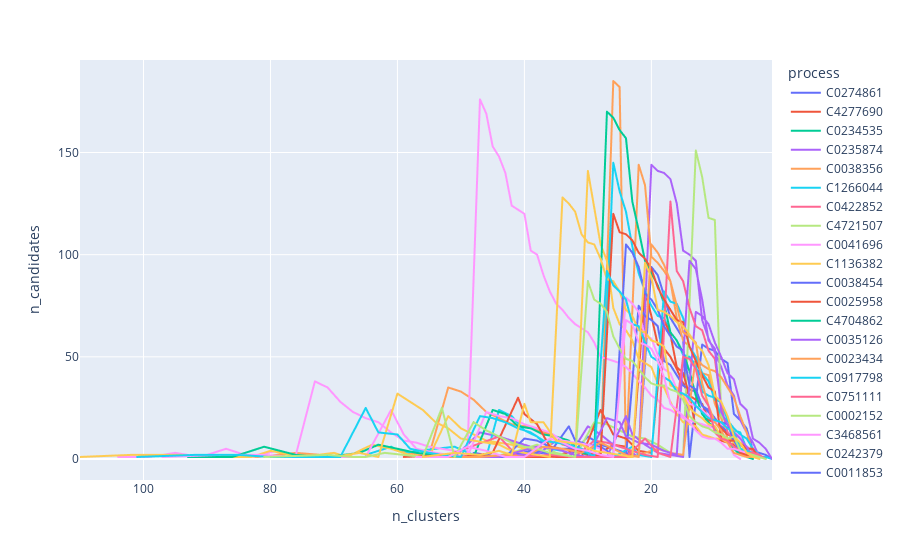

The notebook cell saved with this chart:
### Code cell
import plotly.express as px
fig = px.line(cluster_analysis, x="n_clusters", y="n_candidates", color="process")
fig.update_layout(xaxis = dict(autorange = 'reversed'))
fig.show()

### Figure 1 — Plotly figure (JSON) as saved in the notebook; plotly's stock layout.template omitted (floating-point values rounded to 4 significant figures)
{"data": [{"hovertemplate": "process=C0274861<br>n_clusters=%{x}<br>n_candidates=%{y}<extra></extra>", "legendgroup": "C0274861", "line": {"color": "#636efa", "dash": "solid"}, "marker": {"symbol": "circle"}, "mode": "lines", "name": "C0274861", "showlegend": true, "type": "scattergl", "x": [48, 44, 42, 37, 33, 30, 28, 26, 24, 22, 20, 19, 18, 17, 16, 15, 14, 12, 11, 10, 9, 8, 7, 6, 5, 4, 3, 2, 1], "xaxis": "x", "y": [3, 1, 2, 3, 1, 11, 7, 5, 3, 1, 94, 90, 80, 69, 64, 59, 1, 56, 54, 53, 49, 47, 22, 19, 15, 4, 3, 2, 0], "yaxis": "y"}, {"hovertemplate": "process=C4277690<br>n_clusters=%{x}<br>n_candidates=%{y}<extra></extra>", "legendgroup": "C4277690", "line": {"color": "#EF553B", "dash": "solid"}, "marker": {"symbol": "circle"}, "mode": "lines", "name": "C4277690", "showlegend": true, "type": "scattergl", "x": [47, 44, 40, 36, 32, 29, 26, 24, 23, 21, 20, 19, 18, 17, 16, 15, 14, 13, 12, 11, 10, 9, 8, 7, 6, 5, 4, 3], "xaxis": "x", "y": [1, 1, 1, 1, 4, 1, 7, 6, 1, 83, 70, 56, 54, 50, 44, 37, 31, 15, 12, 11, 10, 9, 8, 7, 3, 2, 1, 0], "yaxis": "y"}, {"hovertemplate": "process=C0234535<br>n_clusters=%{x}<br>n_candidates=%{y}<extra></extra>", "legendgroup": "C0234535", "line": {"color": "#00cc96", "dash": "solid"}, "marker": {"symbol": "circle"}, "mode": "lines", "name": "C0234535", "showlegend": true, "type": "scattergl", "x": [81, 71, 67, 65, 62, 59, 56, 53, 51, 48, 46, 44, 42, 40, 38, 36, 34, 32, 30, 29, 28, 27, 26, 25, 24, 23, 22, 21, 20, 19, 18, 17, 16, 15, 14, 13, 12, 11, 10, 9, 8, 7, 6, 5, 4, 3, 2], "xaxis": "x", "y": [1, 2, 1, 1, 3, 2, 1, 25, 1, 18, 14, 11, 8, 6, 5, 3, 2, 1, 87, 78, 76, 72, 60, 54, 49, 48, 44, 40, 37, 36, 36, 34, 33, 29, 21, 18, 16, 15, 13, 12, 10, 11, 4, 3, 2, 1, 0], "yaxis": "y"}, {"hovertemplate": "process=C0235874<br>n_clusters=%{x}<br>n_candidates=%{y}<extra></extra>", "legendgroup": "C0235874", "line": {"color": "#ab63fa", "dash": "solid"}, "marker": {"symbol": "circle"}, "mode": "lines", "name": "C0235874", "showlegend": true, "type": "scattergl", "x": [56, 51, 47, 44, 41, 39, 36, 33, 30, 28, 26, 24, 22, 20, 19, 18, 17, 16, 15, 14, 13, 12, 11, 10, 9, 8, 7, 6, 5, 4, 3, 2], "xaxis": "x", "y": [2, 1, 13, 11, 8, 6, 2, 1, 16, 12, 7, 5, 1, 144, 141, 140, 137, 125, 102, 100, 97, 68, 59, 52, 45, 36, 31, 19, 13, 8, 1, 0], "yaxis": "y"}, {"hovertemplate": "process=C0038356<br>n_clusters=%{x}<br>n_candidates=%{y}<extra></extra>", "legendgroup": "C0038356", "line": {"color": "#FFA15A", "dash": "solid"}, "marker": {"symbol": "circle"}, "mode": "lines", "name": "C0038356", "showlegend": true, "type": "scattergl", "x": [88, 82, 76, 72, 68, 64, 61, 58, 55, 52, 50, 48, 46, 44, 42, 40, 38, 36, 34, 32, 30, 28, 26, 25, 24, 22, 21, 20, 19, 18, 17, 16, 15, 14, 13, 12, 11, 10, 9, 8, 7, 6, 5, 4, 3, 2], "xaxis": "x", "y": [2, 1, 3, 2, 1, 7, 5, 3, 2, 35, 33, 29, 23, 20, 17, 16, 14, 12, 7, 6, 4, 2, 185, 182, 1, 144, 134, 99, 96, 92, 87, 69, 58, 55, 50, 42, 41, 27, 20, 10, 9, 7, 4, 2, 1, 0], "yaxis": "y"}, {"hovertemplate": "process=C1266044<br>n_clusters=%{x}<br>n_candidates=%{y}<extra></extra>", "legendgroup": "C1266044", "line": {"color": "#19d3f3", "dash": "solid"}, "marker": {"symbol": "circle"}, "mode": "lines", "name": "C1266044", "showlegend": true, "type": "scattergl", "x": [65, 61, 59, 54, 51, 48, 46, 44, 42, 40, 38, 36, 34, 32, 30, 28, 26, 25, 24, 23, 22, 21, 20, 19, 18, 17, 16, 15, 14, 13, 12, 11, 10, 9, 8, 7, 6, 5, 4, 3, 2, 1], "xaxis": "x", "y": [2, 6, 3, 5, 6, 2, 1, 24, 21, 14, 11, 5, 4, 2, 1, 1, 145, 131, 121, 104, 91, 82, 75, 70, 69, 62, 58, 51, 50, 46, 33, 31, 30, 21, 19, 14, 13, 5, 2, 1, 1, 0], "yaxis": "y"}, {"hovertemplate": "process=C0422852<br>n_clusters=%{x}<br>n_candidates=%{y}<extra></extra>", "legendgroup": "C0422852", "line": {"color": "#FF6692", "dash": "solid"}, "marker": {"symbol": "circle"}, "mode": "lines", "name": "C0422852", "showlegend": true, "type": "scattergl", "x": [81, 71, 67, 65, 62, 59, 56, 53, 51, 48, 46, 44, 42, 40, 38, 36, 34, 32, 30, 29, 28, 27, 26, 25, 24, 23, 22, 21, 20, 19, 18, 17, 16, 15, 14, 13, 12, 11, 10, 9, 8, 7, 6, 5, 4, 3, 2], "xaxis": "x", "y": [1, 2, 1, 1, 3, 2, 1, 25, 1, 18, 14, 11, 8, 6, 5, 3, 2, 1, 87, 78, 76, 72, 60, 54, 49, 48, 44, 40, 37, 36, 36, 34, 33, 29, 21, 18, 16, 15, 13, 12, 10, 11, 4, 3, 2, 1, 0], "yaxis": "y"}, {"hovertemplate": "process=C4721507<br>n_clusters=%{x}<br>n_candidates=%{y}<extra></extra>", "legendgroup": "C4721507", "line": {"color": "#B6E880", "dash": "solid"}, "marker": {"symbol": "circle"}, "mode": "lines", "name": "C4721507", "showlegend": true, "type": "scattergl", "x": [45, 41, 38, 35, 32, 29, 27, 25, 23, 21, 19, 17, 15, 13, 12, 11, 10, 9, 8, 7, 6, 5, 4, 3, 2], "xaxis": "x", "y": [1, 4, 7, 3, 1, 18, 17, 14, 11, 10, 7, 3, 1, 151, 138, 118, 117, 21, 17, 14, 5, 3, 2, 1, 0], "yaxis": "y"}, {"hovertemplate": "process=C0041696<br>n_clusters=%{x}<br>n_candidates=%{y}<extra></extra>", "legendgroup": "C0041696", "line": {"color": "#FF97FF", "dash": "solid"}, "marker": {"symbol": "circle"}, "mode": "lines", "name": "C0041696", "showlegend": true, "type": "scattergl", "x": [104, 99, 95, 91, 87, 83, 79, 76, 73, 71, 69, 67, 65, 63, 61, 59, 57, 55, 53, 51, 49, 47, 46, 45, 44, 43, 42, 41, 40, 39, 38, 37, 36, 35, 34, 33, 32, 31, 30, 29, 28, 27, 26, 25, 24, 23, 22, 21, 20, 19, 18, 17, 16, 15, 14, 13, 12, 11, 10, 9, 8, 7, 6], "xaxis": "x", "y": [1, 1, 3, 1, 5, 1, 4, 2, 38, 35, 28, 23, 20, 18, 13, 9, 8, 6, 5, 4, 1, 176, 169, 153, 148, 140, 124, 122, 120, 102, 100, 90, 82, 76, 73, 69, 66, 64, 62, 57, 50, 49, 48, 47, 45, 42, 38, 35, 31, 29, 25, 24, 22, 20, 19, 18, 17, 16, 15, 11, 8, 2, 0], "yaxis": "y"}, {"hovertemplate": "process=C1136382<br>n_clusters=%{x}<br>n_candidates=%{y}<extra></extra>", "legendgroup": "C1136382", "line": {"color": "#FECB52", "dash": "solid"}, "marker": {"symbol": "circle"}, "mode": "lines", "name": "C1136382", "showlegend": true, "type": "scattergl", "x": [110, 102, 94, 88, 83, 80, 75, 70, 68, 64, 61, 58, 55, 52, 50, 48, 46, 44, 42, 40, 38, 36, 34, 32, 30, 29, 28, 27, 26, 25, 24, 23, 22, 21, 20, 19, 18, 17, 16, 15, 14, 13, 12, 11, 10, 9, 8, 7, 6, 5, 4], "xaxis": "x", "y": [1, 2, 2, 1, 1, 4, 1, 3, 1, 7, 5, 2, 1, 21, 15, 12, 9, 8, 7, 5, 4, 3, 2, 1, 141, 123, 105, 97, 74, 66, 63, 58, 49, 47, 45, 37, 35, 28, 22, 18, 17, 16, 12, 11, 10, 10, 8, 3, 2, 1, 0], "yaxis": "y"}, {"hovertemplate": "process=C0038454<br>n_clusters=%{x}<br>n_candidates=%{y}<extra></extra>", "legendgroup": "C0038454", "line": {"color": "#636efa", "dash": "solid"}, "marker": {"symbol": "circle"}, "mode": "lines", "name": "C0038454", "showlegend": true, "type": "scattergl", "x": [43, 39, 36, 33, 32, 30, 28, 26, 24, 22, 21, 20, 19, 18, 17, 16, 15, 14, 13, 12, 11, 10, 9, 8, 7, 6, 5, 4], "xaxis": "x", "y": [1, 4, 3, 16, 9, 7, 6, 2, 1, 75, 70, 68, 65, 48, 46, 41, 36, 34, 33, 26, 24, 20, 16, 13, 9, 3, 1, 0], "yaxis": "y"}, {"hovertemplate": "process=C0025958<br>n_clusters=%{x}<br>n_candidates=%{y}<extra></extra>", "legendgroup": "C0025958", "line": {"color": "#EF553B", "dash": "solid"}, "marker": {"symbol": "circle"}, "mode": "lines", "name": "C0025958", "showlegend": true, "type": "scattergl", "x": [49, 42, 35, 31, 28, 26, 24, 22, 20, 18, 17, 16, 15, 14, 13, 12, 11, 10, 9, 8, 7, 6, 5, 4, 3], "xaxis": "x", "y": [1, 2, 1, 1, 24, 12, 10, 4, 3, 68, 61, 45, 42, 31, 29, 27, 19, 18, 15, 12, 11, 3, 2, 2, 0], "yaxis": "y"}, {"hovertemplate": "process=C4704862<br>n_clusters=%{x}<br>n_candidates=%{y}<extra></extra>", "legendgroup": "C4704862", "line": {"color": "#00cc96", "dash": "solid"}, "marker": {"symbol": "circle"}, "mode": "lines", "name": "C4704862", "showlegend": true, "type": "scattergl", "x": [93, 86, 81, 76, 71, 66, 63, 60, 57, 54, 51, 48, 45, 43, 41, 39, 37, 35, 33, 31, 29, 27, 26, 25, 24, 23, 22, 21, 20, 19, 18, 17, 16, 15, 14, 13, 12, 11, 10, 9, 8, 7, 6, 5, 4], "xaxis": "x", "y": [1, 1, 6, 2, 1, 3, 7, 5, 3, 2, 1, 1, 24, 22, 16, 15, 12, 11, 9, 3, 2, 170, 167, 161, 157, 126, 112, 97, 91, 85, 76, 62, 58, 52, 43, 31, 22, 18, 15, 12, 10, 5, 2, 1, 0], "yaxis": "y"}, {"hovertemplate": "process=C0035126<br>n_clusters=%{x}<br>n_candidates=%{y}<extra></extra>", "legendgroup": "C0035126", "line": {"color": "#ab63fa", "dash": "solid"}, "marker": {"symbol": "circle"}, "mode": "lines", "name": "C0035126", "showlegend": true, "type": "scattergl", "x": [53, 46, 41, 38, 35, 33, 30, 27, 24, 23, 21, 19, 17, 15, 13, 12, 11, 10, 9, 8, 7, 6, 5, 4, 3, 2, 1], "xaxis": "x", "y": [1, 1, 2, 2, 9, 6, 3, 1, 21, 12, 7, 3, 2, 1, 72, 70, 66, 57, 50, 42, 39, 27, 24, 10, 8, 5, 0], "yaxis": "y"}, {"hovertemplate": "process=C0023434<br>n_clusters=%{x}<br>n_candidates=%{y}<extra></extra>", "legendgroup": "C0023434", "line": {"color": "#FFA15A", "dash": "solid"}, "marker": {"symbol": "circle"}, "mode": "lines", "name": "C0023434", "showlegend": true, "type": "scattergl", "x": [27, 23, 19, 17, 15, 13, 12, 11, 10, 9, 8, 7, 6, 5, 4, 3, 2], "xaxis": "x", "y": [1, 1, 5, 3, 2, 50, 46, 44, 43, 40, 35, 30, 21, 13, 3, 1, 0], "yaxis": "y"}, {"hovertemplate": "process=C0917798<br>n_clusters=%{x}<br>n_candidates=%{y}<extra></extra>", "legendgroup": "C0917798", "line": {"color": "#19d3f3", "dash": "solid"}, "marker": {"symbol": "circle"}, "mode": "lines", "name": "C0917798", "showlegend": true, "type": "scattergl", "x": [30, 26, 23, 22, 20, 18, 17, 16, 15, 14, 13, 12, 11, 10, 9, 8, 7, 6, 5, 4, 3, 2], "xaxis": "x", "y": [1, 1, 6, 2, 1, 82, 77, 76, 69, 55, 50, 42, 38, 29, 28, 19, 15, 12, 10, 5, 2, 0], "yaxis": "y"}, {"hovertemplate": "process=C0751111<br>n_clusters=%{x}<br>n_candidates=%{y}<extra></extra>", "legendgroup": "C0751111", "line": {"color": "#FF6692", "dash": "solid"}, "marker": {"symbol": "circle"}, "mode": "lines", "name": "C0751111", "showlegend": true, "type": "scattergl", "x": [53, 44, 41, 36, 32, 29, 27, 25, 23, 21, 19, 17, 16, 15, 14, 13, 12, 11, 10, 9, 8, 7, 6, 5, 4, 3, 2], "xaxis": "x", "y": [1, 11, 1, 2, 1, 9, 8, 6, 4, 2, 1, 126, 92, 87, 74, 65, 63, 53, 49, 26, 13, 10, 8, 6, 4, 2, 0], "yaxis": "y"}, {"hovertemplate": "process=C0002152<br>n_clusters=%{x}<br>n_candidates=%{y}<extra></extra>", "legendgroup": "C0002152", "line": {"color": "#B6E880", "dash": "solid"}, "marker": {"symbol": "circle"}, "mode": "lines", "name": "C0002152", "showlegend": true, "type": "scattergl", "x": [55, 51, 46, 43, 40, 38, 36, 34, 32, 30, 28, 26, 24, 23, 22, 21, 20, 19, 18, 17, 16, 15, 14, 13, 12, 11, 10, 9, 8, 7, 6, 5, 4, 3], "xaxis": "x", "y": [1, 1, 1, 1, 10, 9, 6, 5, 5, 3, 2, 1, 105, 101, 94, 81, 78, 73, 65, 60, 55, 53, 36, 34, 26, 23, 19, 18, 17, 9, 4, 3, 1, 0], "yaxis": "y"}, {"hovertemplate": "process=C3468561<br>n_clusters=%{x}<br>n_candidates=%{y}<extra></extra>", "legendgroup": "C3468561", "line": {"color": "#FF97FF", "dash": "solid"}, "marker": {"symbol": "circle"}, "mode": "lines", "name": "C3468561", "showlegend": true, "type": "scattergl", "x": [97, 88, 81, 76, 70, 65, 61, 59, 57, 54, 52, 49, 46, 44, 42, 40, 38, 36, 34, 32, 30, 28, 26, 24, 23, 22, 21, 20, 19, 18, 17, 16, 15, 14, 13, 12, 11, 10, 9, 8, 7, 6, 5, 4, 3, 2], "xaxis": "x", "y": [1, 2, 2, 1, 1, 1, 24, 12, 5, 3, 2, 1, 23, 21, 20, 17, 15, 13, 9, 8, 7, 5, 1, 79, 76, 72, 60, 59, 51, 44, 42, 34, 32, 27, 26, 24, 21, 18, 17, 16, 13, 11, 3, 2, 1, 0], "yaxis": "y"}, {"hovertemplate": "process=C0242379<br>n_clusters=%{x}<br>n_candidates=%{y}<extra></extra>", "legendgroup": "C0242379", "line": {"color": "#FECB52", "dash": "solid"}, "marker": {"symbol": "circle"}, "mode": "lines", "name": "C0242379", "showlegend": true, "type": "scattergl", "x": [74, 70, 66, 63, 60, 58, 56, 54, 52, 50, 48, 46, 44, 42, 40, 38, 36, 34, 33, 32, 31, 30, 29, 28, 27, 26, 25, 24, 23, 22, 21, 20, 19, 18, 17, 16, 15, 14, 13, 12, 11, 10, 9, 8, 7, 6, 5, 4, 3, 2], "xaxis": "x", "y": [1, 1, 3, 1, 32, 28, 24, 18, 15, 10, 9, 8, 7, 4, 3, 2, 1, 128, 125, 121, 110, 106, 105, 98, 88, 87, 82, 73, 70, 63, 62, 58, 57, 55, 36, 35, 31, 25, 22, 20, 17, 16, 11, 10, 8, 5, 4, 2, 1, 0], "yaxis": "y"}, {"hovertemplate": "process=C0011853<br>n_clusters=%{x}<br>n_candidates=%{y}<extra></extra>", "legendgroup": "C0011853", "line": {"color": "#636efa", "dash": "solid"}, "marker": {"symbol": "circle"}, "mode": "lines", "name": "C0011853", "showlegend": true, "type": "scattergl", "x": [55, 51, 46, 43, 40, 38, 36, 34, 32, 30, 28, 26, 24, 23, 22, 21, 20, 19, 18, 17, 16, 15, 14, 13, 12, 11, 10, 9, 8, 7, 6, 5, 4, 3], "xaxis": "x", "y": [1, 1, 1, 1, 10, 9, 6, 5, 5, 3, 2, 1, 105, 101, 94, 81, 78, 73, 65, 60, 55, 53, 36, 34, 26, 23, 19, 18, 17, 9, 4, 3, 1, 0], "yaxis": "y"}, {"hovertemplate": "process=C0022658<br>n_clusters=%{x}<br>n_candidates=%{y}<extra></extra>", "legendgroup": "C0022658", "line": {"color": "#EF553B", "dash": "solid"}, "marker": {"symbol": "circle"}, "mode": "lines", "name": "C0022658", "showlegend": true, "type": "scattergl", "x": [59, 52, 50, 45, 41, 40, 38, 36, 34, 32, 30, 28, 26, 25, 24, 23, 22, 21, 20, 19, 18, 17, 16, 15, 14, 13, 12, 11, 10, 9, 8, 7, 6, 5, 4, 3], "xaxis": "x", "y": [1, 2, 1, 3, 30, 22, 17, 6, 5, 4, 4, 1, 120, 111, 110, 107, 101, 98, 93, 84, 78, 73, 68, 67, 55, 48, 41, 35, 33, 10, 9, 9, 8, 5, 5, 0], "yaxis": "y"}, {"hovertemplate": "process=C0751123<br>n_clusters=%{x}<br>n_candidates=%{y}<extra></extra>", "legendgroup": "C0751123", "line": {"color": "#00cc96", "dash": "solid"}, "marker": {"symbol": "circle"}, "mode": "lines", "name": "C0751123", "showlegend": true, "type": "scattergl", "x": [81, 71, 67, 65, 62, 59, 56, 53, 51, 48, 46, 44, 42, 40, 38, 36, 34, 32, 30, 29, 28, 27, 26, 25, 24, 23, 22, 21, 20, 19, 18, 17, 16, 15, 14, 13, 12, 11, 10, 9, 8, 7, 6, 5, 4, 3, 2], "xaxis": "x", "y": [1, 2, 1, 1, 3, 2, 1, 25, 1, 18, 14, 11, 8, 6, 5, 3, 2, 1, 87, 78, 76, 72, 60, 54, 49, 48, 44, 40, 37, 36, 36, 34, 33, 29, 21, 18, 16, 15, 13, 12, 10, 11, 4, 3, 2, 1, 0], "yaxis": "y"}, {"hovertemplate": "process=C0029408<br>n_clusters=%{x}<br>n_candidates=%{y}<extra></extra>", "legendgroup": "C0029408", "line": {"color": "#ab63fa", "dash": "solid"}, "marker": {"symbol": "circle"}, "mode": "lines", "name": "C0029408", "showlegend": true, "type": "scattergl", "x": [53, 44, 38, 35, 32, 30, 27, 25, 24, 22, 20, 18, 16, 14, 13, 12, 11, 10, 9, 8, 7, 6, 5, 4, 3], "xaxis": "x", "y": [1, 1, 6, 5, 2, 1, 20, 18, 11, 8, 7, 4, 2, 97, 93, 78, 58, 54, 23, 17, 13, 10, 6, 1, 0], "yaxis": "y"}, {"hovertemplate": "process=C0152427<br>n_clusters=%{x}<br>n_candidates=%{y}<extra></extra>", "legendgroup": "C0152427", "line": {"color": "#FFA15A", "dash": "solid"}, "marker": {"symbol": "circle"}, "mode": "lines", "name": "C0152427", "showlegend": true, "type": "scattergl", "x": [52, 47, 43, 40, 37, 34, 31, 28, 26, 24, 22, 20, 19, 18, 17, 16, 15, 14, 13, 12, 11, 10, 9, 8, 7, 6, 5, 4, 3], "xaxis": "x", "y": [1, 1, 2, 1, 6, 5, 3, 8, 5, 2, 1, 105, 101, 95, 87, 75, 62, 60, 57, 37, 26, 18, 14, 8, 3, 2, 1, 1, 0], "yaxis": "y"}, {"hovertemplate": "process=C0004238<br>n_clusters=%{x}<br>n_candidates=%{y}<extra></extra>", "legendgroup": "C0004238", "line": {"color": "#19d3f3", "dash": "solid"}, "marker": {"symbol": "circle"}, "mode": "lines", "name": "C0004238", "showlegend": true, "type": "scattergl", "x": [101, 92, 85, 80, 74, 69, 65, 63, 60, 58, 55, 53, 50, 47, 45, 43, 41, 39, 37, 35, 33, 31, 29, 27, 26, 25, 24, 23, 22, 21, 20, 19, 18, 17, 16, 15, 14, 13, 12, 11, 10, 9, 8, 7, 6, 5, 4, 3, 2], "xaxis": "x", "y": [1, 2, 2, 1, 1, 1, 25, 13, 12, 5, 3, 2, 1, 21, 20, 18, 15, 13, 9, 8, 7, 5, 1, 92, 85, 82, 78, 66, 65, 57, 50, 48, 40, 38, 33, 32, 30, 26, 23, 20, 19, 18, 15, 13, 5, 4, 3, 1, 0], "yaxis": "y"}, {"hovertemplate": "process=C0002736<br>n_clusters=%{x}<br>n_candidates=%{y}<extra></extra>", "legendgroup": "C0002736", "line": {"color": "#FF6692", "dash": "solid"}, "marker": {"symbol": "circle"}, "mode": "lines", "name": "C0002736", "showlegend": true, "type": "scattergl", "x": [33, 27, 24, 21, 19, 17, 15, 14, 13, 12, 11, 10, 9, 8, 7, 6, 5, 4, 3, 2], "xaxis": "x", "y": [1, 1, 1, 10, 3, 1, 50, 49, 44, 31, 26, 13, 10, 9, 6, 4, 3, 3, 2, 0], "yaxis": "y"}, {"hovertemplate": "process=C0751494<br>n_clusters=%{x}<br>n_candidates=%{y}<extra></extra>", "legendgroup": "C0751494", "line": {"color": "#B6E880", "dash": "solid"}, "marker": {"symbol": "circle"}, "mode": "lines", "name": "C0751494", "showlegend": true, "type": "scattergl", "x": [81, 71, 67, 65, 62, 59, 56, 53, 51, 48, 46, 44, 42, 40, 38, 36, 34, 32, 30, 29, 28, 27, 26, 25, 24, 23, 22, 21, 20, 19, 18, 17, 16, 15, 14, 13, 12, 11, 10, 9, 8, 7, 6, 5, 4, 3, 2], "xaxis": "x", "y": [1, 2, 1, 1, 3, 2, 1, 25, 1, 18, 14, 11, 8, 6, 5, 3, 2, 1, 87, 78, 76, 72, 60, 54, 49, 48, 44, 40, 37, 36, 36, 34, 33, 29, 21, 18, 16, 15, 13, 12, 10, 11, 4, 3, 2, 1, 0], "yaxis": "y"}, {"hovertemplate": "process=C0458247<br>n_clusters=%{x}<br>n_candidates=%{y}<extra></extra>", "legendgroup": "C0458247", "line": {"color": "#FF97FF", "dash": "solid"}, "marker": {"symbol": "circle"}, "mode": "lines", "name": "C0458247", "showlegend": true, "type": "scattergl", "x": [57, 52, 49, 46, 43, 40, 36, 34, 32, 30, 28, 26, 24, 23, 22, 21, 20, 19, 18, 17, 16, 15, 14, 13, 12, 11, 10, 9, 8, 7, 6, 5, 4, 3], "xaxis": "x", "y": [1, 1, 6, 4, 1, 1, 10, 8, 5, 4, 2, 1, 68, 66, 57, 56, 54, 48, 40, 27, 24, 21, 18, 14, 11, 10, 10, 8, 5, 5, 4, 3, 1, 0], "yaxis": "y"}, {"hovertemplate": "process=C0041755<br>n_clusters=%{x}<br>n_candidates=%{y}<extra></extra>", "legendgroup": "C0041755", "line": {"color": "#FECB52", "dash": "solid"}, "marker": {"symbol": "circle"}, "mode": "lines", "name": "C0041755", "showlegend": true, "type": "scattergl", "x": [56, 51, 47, 44, 42, 40, 39, 37, 35, 33, 31, 29, 27, 25, 23, 21, 20, 19, 18, 17, 16, 15, 14, 13, 12, 11, 10, 9, 8, 7, 6, 5, 4, 3], "xaxis": "x", "y": [1, 3, 2, 4, 2, 27, 18, 18, 9, 8, 7, 4, 3, 2, 1, 96, 89, 73, 72, 70, 67, 65, 61, 56, 53, 46, 31, 28, 21, 11, 8, 3, 1, 0], "yaxis": "y"}], "layout": {"legend": {"title": {"text": "process"}, "tracegroupgap": 0}, "margin": {"t": 60}, "xaxis": {"anchor": "y", "autorange": "reversed", "domain": [0, 1], "title": {"text": "n_clusters"}}, "yaxis": {"anchor": "x", "domain": [0, 1], "title": {"text": "n_candidates"}}}}
